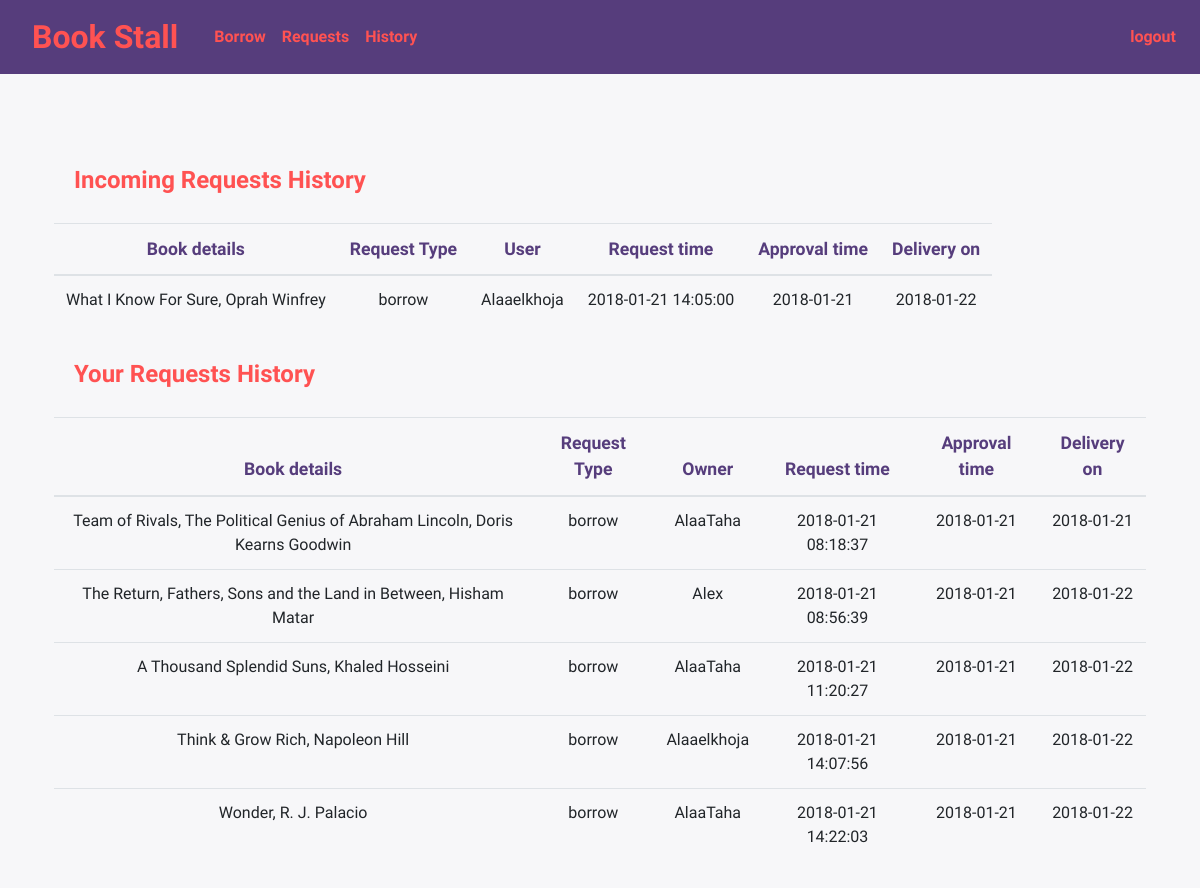
The app's page /history (signed in) with its own data.
### tables this page shows
CREATE TABLE 'requests' ('id' INTEGER PRIMARY KEY AUTOINCREMENT NOT NULL, 'book_id' INTEGER NOT NULL, 'owner_id' INTEGER NOT NULL, 'user_id' INTEGER NOT NULL, 'state' TEXT NOT NULL DEFAULT pending, 'time' TEXT NOT NULL DEFAULT CURRENT_TIMESTAMP, 'approval_time' TEXT, 'request_type' TEXT, 'delivery_date' TEXT);

CREATE TABLE 'books' ('id' INTEGER PRIMARY KEY AUTOINCREMENT NOT NULL, 'title' TEXT NOT NULL, 'subtitle' TEXT NOT NULL, 'authors' TEXT NOT NULL, 'publishedDate' TEXT NOT NULL, 'lendfor' INTEGER NOT NULL,'review' TEXT, 'notes' TEXT, state TEXT NOT NULL DEFAULT available);

CREATE TABLE 'users' ('id' INTEGER PRIMARY KEY AUTOINCREMENT NOT NULL, 'username' TEXT NOT NULL, 'email' TEXT NOT NULL, 'password' TEXT NOT NULL);

### application.py (the view)
@app.route("/history", methods=["GET"])
@login_required
def history():
    approved_reqs = db.execute("SELECT requests.request_type,  books.title, books.subtitle, books.authors, \
     users.username, requests.time, requests.approval_time, requests.delivery_date FROM requests JOIN books ON books.id=requests.book_id \
     JOIN users ON users.id=requests.user_id WHERE requests.state=:state AND  owner_id=:owner_id ", state='approved', owner_id=session["user_id"])
    your_reqs = db.execute("SELECT requests.request_type,  books.title, books.subtitle, books.authors,\
    users.username, requests.time, requests.approval_time, requests.delivery_date FROM requests JOIN books ON books.id=requests.book_id \
    JOIN users ON users.id=requests.owner_id WHERE requests.state=:state AND  user_id=:user_id", state='approved', user_id=session["user_id"])
    return render_template("History.html", approved_reqs=approved_reqs, your_reqs=your_reqs)

### application.py (called while the page is built)
@app.after_request
def after_request(response):
    response.headers["Cache-Control"] = "no-cache, no-store, must-revalidate"
    response.headers["Expires"] = 0
    response.headers["Pragma"] = "no-cache"
    return response

### helpers.py (called while the page is built)
def login_required(f):
    @wraps(f)
    def decorated_function(*args, **kwargs):
        if session.get("user_id") is None:
            return redirect("/login")
        return f(*args, **kwargs)
    return decorated_function

### templates/History.html (shortened to what this page needs)
{% extends "layout.html" %}
{%block main%}
<div>
  <h4 for="Inrequests_history" class="control-label text-left" ><strong>Incoming Requests History</strong></h4>
  {%if approved_reqs%}
  <table class="table table-responsive" id="Inrequests_history">
    <thead>
      <th>Book details</th>
      <th>Request Type</th>
      <th>User</th>
      <th>Request time</th>
      <th>Approval time</th>
      <th>Delivery on</th>
    </thead>
    <tbody>
      {%for row in approved_reqs%}
        <tr>
          <td>{{row['title']}}, {%if row['subtitle']%}{{row['subtitle']}},{%endif%}  {{row['authors']}}</td>
        {%for key in row%}
        {%if key != 'title' and key != 'subtitle' and key != 'authors'%}
          <td>
          {{row.get(key)}}
        </td>
        {%endif%}
        {%endfor%}
      </tr>
      {%endfor%}
    </tbody>
</table>
{%else%}
<small class="text-muted "><u>No history of approved incoming borrow or return requests.</u></small></div>
{%endif%}
</div>
<div>
  <h4 for="your_requests_history" class="control-label text-left" ><strong>Your Requests History</strong></h4>
  {%if your_reqs%}
  <table class="table table-responsive" id="your_requests_history">
    <thead>
      <th>Book details</th>
      <th>Request Type</th>
      <th>Owner</th>
      <th>Request time</th>
      <th>Approval time</th>
      <th>Delivery on</th>
    </thead>
      <tbody>
        {%for row in your_reqs%}
        <tr>
          <td>
            {{row['title']}}, {%if row['subtitle']%}{{row['subtitle']}},{%endif%}  {{row['authors']}}
          </td>
          {%for key in row%}
          {%if key != 'title' and key != 'subtitle' and key != 'authors'%}
            <td>{{row.get(key)}}</td>
            {%endif%}
          {%endfor%}
        </tr>
        {%endfor%}
    </tbody>
</table>
{%else%}
<small class="text-muted "><u>No history of approved borrow or return requests.</u></small></div>
{%endif%}
</div>
{%endblock%}

### static/styles.css (style rules this page uses)
html, body { font-family: 'Raleway', sans-serif; background-color: #F7F7F9; }
h4 { padding: 20px; font-weight: solid; color: rgb(255, 82, 82); }
table > thead> tr > th { font-size: 1.1rem; font-weight: bolder; color: #563d7c; }
table { border-color: #563d7c; max-height: 30rem; overflow-y: scroll; }

### records on screen
requests: title "What I Know For Sure", authors "Oprah Winfrey", get "borrow" "Alaaelkhoja" "2018-01-21 14:05:00" "2018-01-21" "2018-01-22"
requests: title "Team of Rivals", subtitle "The Political Genius of Abraham Lincoln", authors "Doris Kearns Goodwin", get "borrow" "AlaaTaha" "2018-01-21 08:18:37" "2018-01-21" "2018-01-21"
requests: title "The Return", subtitle "Fathers, Sons and the Land in Between", authors "Hisham Matar", get "borrow" "Alex" "2018-01-21 08:56:39" "2018-01-21" "2018-01-22"
requests: title "A Thousand Splendid Suns", authors "Khaled Hosseini", get "borrow" "AlaaTaha" "2018-01-21 11:20:27" "2018-01-21" "2018-01-22"
requests: title "Think & Grow Rich", authors "Napoleon Hill", get "borrow" "Alaaelkhoja" "2018-01-21 14:07:56" "2018-01-21" "2018-01-22"
requests: title "Wonder", authors "R. J. Palacio", get "borrow" "AlaaTaha" "2018-01-21 14:22:03" "2018-01-21" "2018-01-22"
